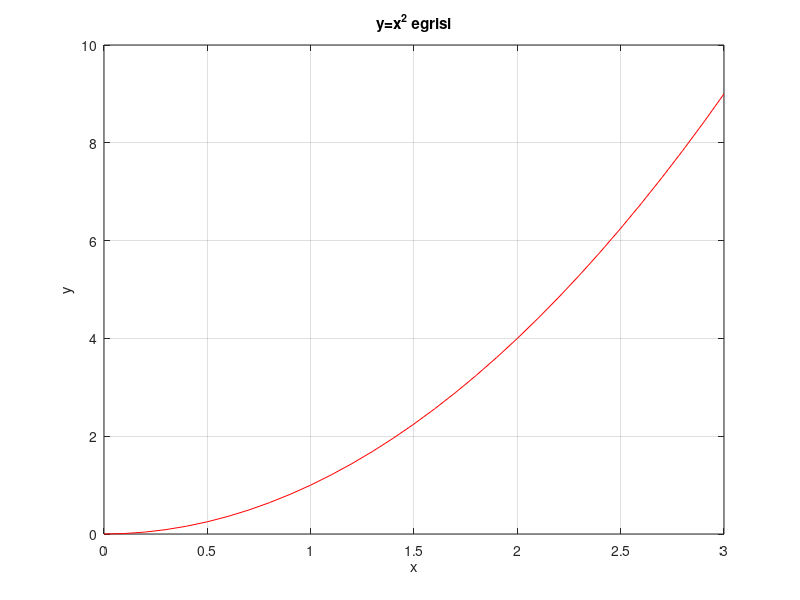

Reproduce this figure in MATLAB.
% basic 2d plot
clear all
clc
x = 0:0.1:3;
y = x.^2;
plot (x,y,'r');
title('y=x^2 egrisi');
xlabel('x');
ylabel('y');
grid
